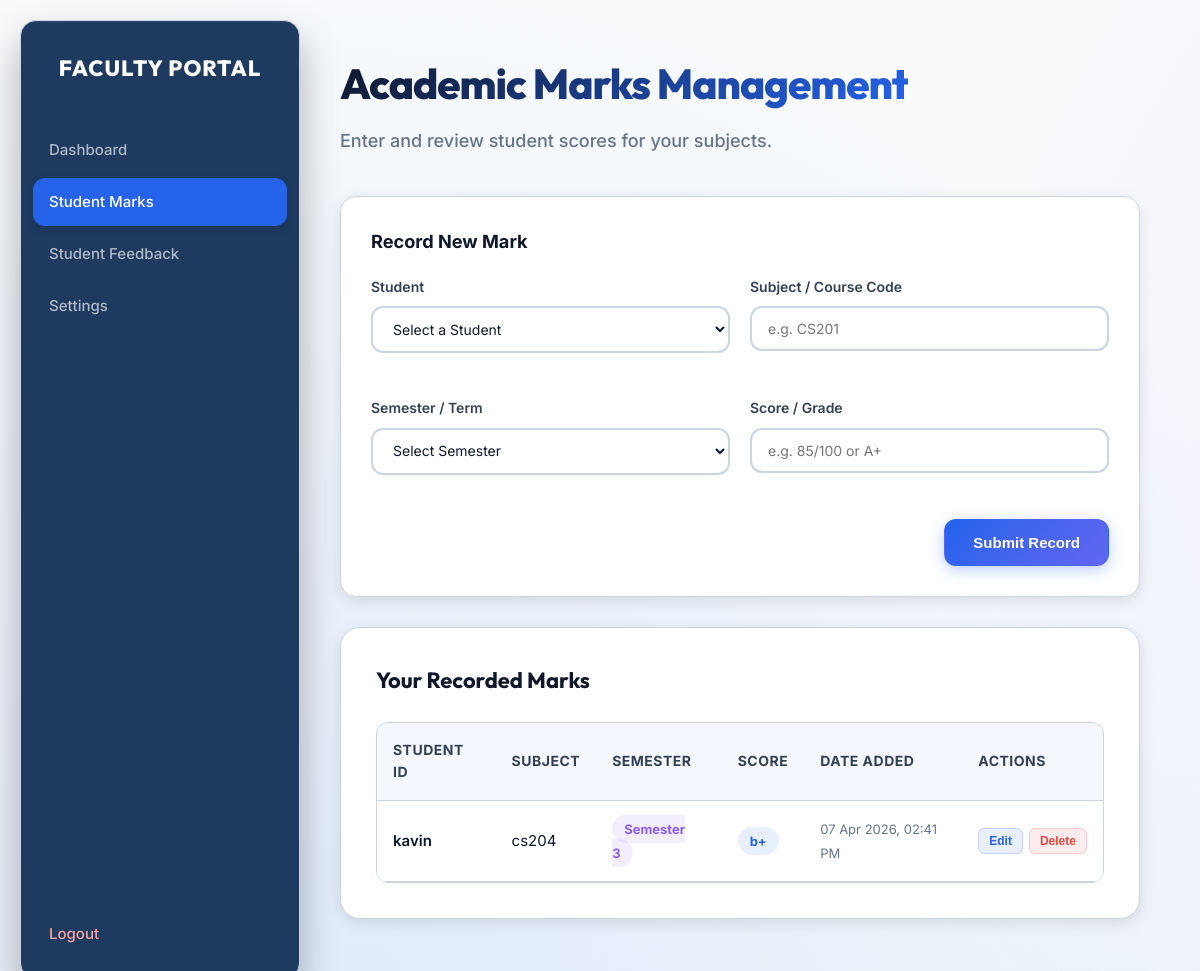
Page /teacher_marks (signed in) on the committed database.
### app.py (models this page shows, shortened)
class Mark(db.Model):
    id = db.Column(db.Integer, primary_key=True)
    student_username = db.Column(db.String(100), nullable=False)
    teacher_username = db.Column(db.String(100), nullable=False)
    subject = db.Column(db.String(100), nullable=False)
    semester = db.Column(db.String(50), nullable=False)
    score = db.Column(db.String(20), nullable=False)
    date_added = db.Column(db.String(50))

### app.py (the view, shortened to what this page needs)
@app.route("/teacher_marks", methods=["GET", "POST"])
def teacher_marks():
    if session.get("role") != "teacher":
        return redirect("/")
    teacher = session["user"]
    message = None
    form = MarkForm()
    teacher_marks = Mark.query.filter_by(teacher_username=teacher).all()
    students = User.query.filter_by(role="student").all()
    return render_template(
        "teacher_marks.html",
        teacher=teacher,
        marks=teacher_marks,
        students=students,
        message=message,
        theme=session.get("theme", "theme-light")
    )

### forms.py
class MarkForm(FlaskForm):
    student = StringField('Student', validators=[DataRequired()])
    subject = StringField('Subject', validators=[DataRequired()])
    semester = StringField('Semester', validators=[DataRequired()])
    score = StringField('Score', validators=[DataRequired()])

### templates/teacher_marks.html (shortened to what this page needs)
<!DOCTYPE html>
<html lang="en">
<head>
    <link rel="stylesheet" href="/static/style.css">
</head>
<body class="{{ theme }} app-bg">
    <div class="layout">
        <aside class="sidebar">
            <div class="sidebar-brand">
                <h2>FACULTY PORTAL</h2>
            </div>
            <nav class="sidebar-nav">
                <a href="/dashboard">Dashboard</a>
                <a href="/teacher_marks" class="active">Student Marks</a>
                <a href="/teacher_feedback">Student Feedback</a>
                <a href="/settings">Settings</a>
                <a href="/logout" class="logout">Logout</a>
            </nav>
        </aside>
        <main class="main">
            <div class="page-header" style="display: flex; justify-content: space-between; align-items: center;">
                <div>
                   <h1>Academic Marks Management</h1>
                   <p>Enter and review student scores for your subjects.</p>
                </div>
            </div>
            <div style="display: grid; grid-template-columns: 1fr; gap: 30px; margin-bottom: 30px;">
                <div class="form-panel">
                    <h3 style="margin-top: 0; color: var(--text); margin-bottom: 20px;">Record New Mark</h3>
                    <form method="POST">
                        <div class="form-grid">
                            <div class="form-group">
                                <label>Student</label>
                                <select name="student" required>
                                    <option value="" disabled selected>Select a Student</option>
                                </select>
                            </div>
                            <div class="form-group">
                                <label>Subject / Course Code</label>
                                <input type="text" name="subject" placeholder="e.g. CS201" required>
                            </div>
                            <div class="form-group">
                                <label>Semester / Term</label>
                                <select name="semester" required>
                                    <option value="" disabled selected>Select Semester</option>
                                </select>
                            </div>
                            <div class="form-group">
                                <label>Score / Grade</label>
                                <input type="text" name="score" placeholder="e.g. 85/100 or A+" required>
                            </div>
                        </div>
                        <div style="margin-top: 20px; text-align: right;">
                            <button type="submit" class="btn btn-primary">Submit Record</button>
                        </div>
                    </form>
                </div>
            </div>
            <div class="panel">
                <div class="panel-title">Your Recorded Marks</div>
                {% if marks %}
                <div class="table-responsive">
                    <table class="table">
                        <thead>
                            <tr>
                                <th>Student ID</th>
                                <th>Subject</th>
                                <th>Semester</th>
                                <th>Score</th>
                                <th>Date Added</th>
                                <th>Actions</th>
                            </tr>
                        </thead>
                        <tbody>
                            {% for m in marks %}
                            <tr id="row-view-{{ m.id }}">
                                <td>
                                    <div style="font-weight: 600;">{{ m.student_username }}</div>
                                </td>
                                <td>{{ m.subject }}</td>
                                <td><span class="badge" style="background: rgba(139, 92, 246, 0.1); color: #8b5cf6;">{{ m.semester }}</span></td>
                                <td><span class="badge">{{ m.score }}</span></td>
                                <td><span style="color: var(--muted); font-size: 13px;">{{ m.date_added }}</span></td>
                                <td>
                                    <div style="display: flex; gap: 6px;">
                                        <button type="button" onclick="showEditRow('{{ m.id }}')"
                                            style="background: rgba(37, 99, 235, 0.1); color: var(--accent); border: 1px solid rgba(37, 99, 235, 0.2); padding: 5px 10px; border-radius: 6px; cursor: pointer; font-size: 12px; font-weight: 600;">Edit</button>
                                        <form action="/delete_mark/{{ m.id }}" method="POST" onsubmit="return confirm('Are you sure you want to delete this mark record?');" style="margin: 0;">
                                            <button type="submit" style="background: rgba(239, 68, 68, 0.1); color: #ef4444; border: 1px solid rgba(239, 68, 68, 0.2); padding: 5px 10px; border-radius: 6px; cursor: pointer; font-size: 12px; font-weight: 600;">Delete</button>
                                        </form>
                                    </div>
                                </td>
                            </tr>
                            {% endfor %}
                        </tbody>
                    </table>
                </div>
                {% else %}
                <div style="padding: 40px; text-align: center; color: var(--muted); border: 1px dashed var(--border); border-radius: 12px;">
                    You have not recorded any marks yet.
                </div>
                {% endif %}
            </div>
        </main>
    </div>
</body>
</html>

### templates/teacher_marks.html (style rules this page uses)
.form-panel { background: var(--card); padding: 30px; border-radius: 16px; box-shadow: var(--shadow-sm); border: 1px solid var(--border); }
.form-grid { display: grid; grid-template-columns: 1fr 1fr; gap: 20px; }
.table-responsive { overflow-x: auto; border-radius: 12px; border: 1px solid var(--border); }
.table { width: 100%; border-collapse: collapse; text-align: left; }
.table th, .table td { padding: 16px; border-bottom: 1px solid var(--border); }
.table th { background: rgba(37, 99, 235, 0.05); font-weight: 700; color: var(--text-2); font-size: 14px; text-transform: uppercase; letter-spacing: 0.5px; }
.table td { color: var(--text); font-size: 15px; background: var(--card); }
.badge { padding: 6px 12px; border-radius: 20px; font-size: 13px; font-weight: 700; background: rgba(37, 99, 235, 0.1); color: var(--accent); }

### rows in the picture
Mark: student_username "kavin", subject "cs204", semester "Semester 3", score "b+", date_added "07 Apr 2026, 02:41 PM"
